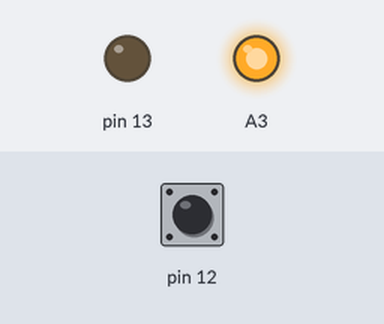
A sketch run on a simulated Arduino Uno, built with avr-gcc and run on an emulated ATmega328P. Parts: output pins drawn as LEDs (lit = HIGH). The test bench sets the inputs (shaded band); at power-on: pin 12 HIGH.

Above: at 1.2 s.
1.3 s: pin 12 pulled LOW for 0.15 s
At 1.37 s:
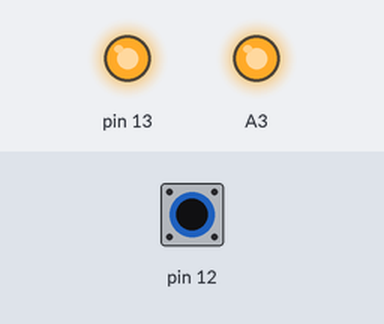
2.9 s: pin 12 pulled LOW for 3.2 s
At 7.4 s:
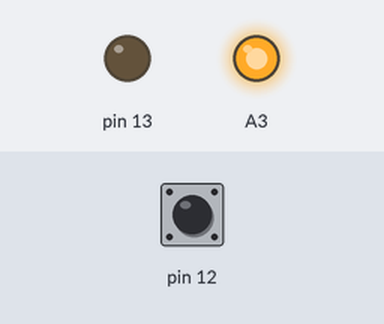
Timing chart, 0 to 8.9 s (numbered marks = the images above; inputs shaded):
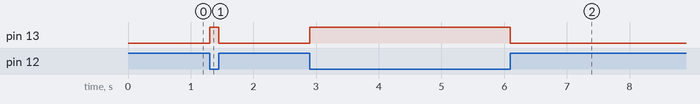

The sketch:

analogdigital.ino
```cpp
int bt2;
int bt3;
void setup() {
  pinMode(12, INPUT_PULLUP);
  pinMode(A3, OUTPUT);
  digitalWrite(A3, HIGH);
  pinMode(13, OUTPUT);
}

void loop() {
  bt2 = !digitalRead(12);
  bt3 = !digitalRead(A3);

  if ((bt2) or (bt3) == HIGH) {
    digitalWrite(13, HIGH);
  }
  else {
    digitalWrite(13, LOW);
  }
}
```

Measured:
- after the input at 1.3 s, pin 13: LOW → HIGH at once, → LOW 0.15 s later
- after the input at 2.9 s, pin 13: LOW → HIGH at once, → LOW 3.2 s later
